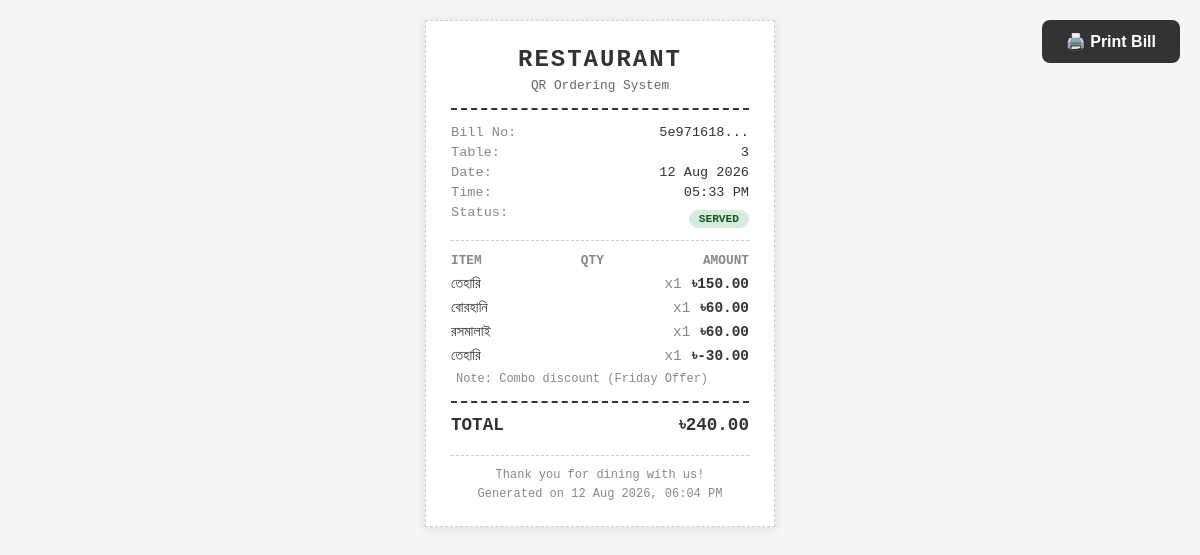
/admin/orders/5e971618-3b39-4627-82c0-1822806d53f4/bill (signed in), run on the app's committed database.
### app/models/table.py (models this page shows, shortened)
class Table(db.Model):
    __tablename__ = "tables"
    id = db.Column(db.Integer, primary_key=True)
    table_number = db.Column(db.Integer, unique=True, nullable=False)
    qr_token = db.Column(db.String(64), unique=True, nullable=False, index=True)
    is_active = db.Column(db.Boolean, default=True)
    waiter_called = db.Column(db.Boolean, default=False)
    orders = db.relationship("Order", backref="table", lazy="dynamic")

### app/models/order.py (models this page shows, shortened)
class Order(db.Model):
    __tablename__ = "orders"
    id = db.Column(db.String(36), primary_key=True, default=lambda: str(uuid.uuid4()))
    table_id = db.Column(db.Integer, db.ForeignKey("tables.id"), nullable=False)
    session_token = db.Column(db.String(128), nullable=False)
    status = db.Column(
        db.String(20), nullable=False, default="received"
    )  # received, preparing, served, completed, cancelled
    total_amount = db.Column(db.Float, default=0.0)
    created_at = db.Column(db.DateTime, default=datetime.utcnow)
    updated_at = db.Column(db.DateTime, default=datetime.utcnow, onupdate=datetime.utcnow)
    is_read = db.Column(db.Boolean, server_default='false', default=False)
    items = db.relationship("OrderItem", backref="order", lazy="dynamic", cascade="all, delete-orphan")
    STATUSES = ["received", "preparing", "served", "completed", "cancelled"]

class OrderItem(db.Model):
    __tablename__ = "order_items"
    id = db.Column(db.Integer, primary_key=True)
    order_id = db.Column(db.String(36), db.ForeignKey("orders.id"), nullable=False)
    product_id = db.Column(db.Integer, db.ForeignKey("products.id"), nullable=False)
    quantity = db.Column(db.Integer, nullable=False, default=1)
    unit_price = db.Column(db.Float, nullable=False)
    notes = db.Column(db.Text, default="")
    product = db.relationship("Product", backref="order_items")
    @property
    def subtotal(self):
        return self.unit_price * self.quantity

### app/models/product.py (models this page shows, shortened)
class Product(db.Model):
    __tablename__ = "products"
    id = db.Column(db.Integer, primary_key=True)
    category_id = db.Column(db.Integer, db.ForeignKey("categories.id"), nullable=False)
    name = db.Column(db.String(200), nullable=False)
    description = db.Column(db.Text, default="")
    price = db.Column(db.Float, nullable=False)
    is_available = db.Column(db.Boolean, default=True)
    image_url = db.Column(db.String(500), default="")
    special_offer = db.relationship("SpecialOffer", backref="product", uselist=False)

### app/blueprints/admin/routes.py (the view)
@admin_bp.route("/orders/<order_id>/bill")
@login_required
@admin_required
def bill(order_id):
    order = Order.query.get_or_404(order_id)
    return render_template("admin/bill.html", order=order)

### app/blueprints/admin/routes.py (called while the page is built)
def admin_required(f):
    @wraps(f)
    def decorated_function(*args, **kwargs):
        if not current_user.is_authenticated or current_user.role != "admin":
            abort(403)
        return f(*args, **kwargs)
    return decorated_function

### app/models/staff_user.py (called while the page is built)
@login_manager.user_loader
def load_user(user_id):
    return StaffUser.query.get(int(user_id))

### app/templates/admin/bill.html (shortened to what this page needs)
<!DOCTYPE html>
<html lang="en">
<head>
</head>
<body>
    <button class="print-btn" onclick="window.print()">🖨️ Print Bill</button>
    <div class="bill">
        <div class="header">
            <h1>RESTAURANT</h1>
            <p>QR Ordering System</p>
        </div>
        <div class="info-row">
            <span class="label">Bill No:</span>
            <span>{{ order.id[:8] }}...</span>
        </div>
        <div class="info-row">
            <span class="label">Table:</span>
            <span>{{ order.table.table_number }}</span>
        </div>
        <div class="info-row">
            <span class="label">Date:</span>
            <span>{{ order.created_at.strftime('%d %b %Y') }}</span>
        </div>
        <div class="info-row">
            <span class="label">Time:</span>
            <span>{{ order.created_at.strftime('%I:%M %p') }}</span>
        </div>
        <div class="info-row">
            <span class="label">Status:</span>
            <span class="status-badge status-{{ order.status }}">{{ order.status }}</span>
        </div>
        <div class="divider"></div>
        <div class="items-header">
            <span>Item</span>
            <span>Qty</span>
            <span>Amount</span>
        </div>
        {% for item in order.items %}
        <div class="item">
            <span class="item-name">{{ item.product.name }}</span>
            <span class="item-qty">x{{ item.quantity }}</span>
            <span class="item-price">৳{{ "%.2f"|format(item.subtotal) }}</span>
        </div>
        {% if item.notes %}
        <div style="font-size: 0.75rem; color: #888; margin-bottom: 6px; margin-left: 5px;">
            Note: {{ item.notes }}
        </div>
        {% endif %}
        {% endfor %}
        <div class="total-section">
            <div class="total-row">
                <span>TOTAL</span>
                <span>৳{{ "%.2f"|format(order.total_amount) }}</span>
            </div>
        </div>
        <div class="footer">
            <p>Thank you for dining with us!</p>
            <p style="margin-top: 5px;">Generated on {{ order.updated_at.strftime('%d %b %Y, %I:%M %p') }}</p>
        </div>
    </div>
</body>
</html>

### app/templates/admin/bill.html (style rules this page uses)
* { margin: 0; padding: 0; box-sizing: border-box; }
body { font-family: 'Courier New', monospace; background: #f5f5f5; display: flex; justify-content: center; padding: 20px; }
.bill { background: #fff; width: 350px; padding: 25px; border: 1px dashed #ccc; box-shadow: 0 2px 10px rgba(0,0,0,0.1); }
.header { text-align: center; border-bottom: 2px dashed #333; padding-bottom: 15px; margin-bottom: 15px; }
.header h1 { font-size: 1.5rem; color: #333; letter-spacing: 2px; }
.header p { color: #666; font-size: 0.8rem; margin-top: 5px; }
.info-row { display: flex; justify-content: space-between; font-size: 0.85rem; margin-bottom: 5px; color: #333; }
.info-row .label { color: #888; }
.divider { border-top: 1px dashed #ccc; margin: 12px 0; }
.items-header { display: flex; justify-content: space-between; font-weight: bold; font-size: 0.8rem; color: #888; margin-bottom: 8px; text-transform: uppercase; }
.item { display: flex; justify-content: space-between; align-items: flex-start; margin-bottom: 8px; font-size: 0.9rem; }
.item-name { flex: 1; color: #333; }
.item-qty { color: #888; margin: 0 10px; }
.item-price { font-weight: bold; color: #333; white-space: nowrap; }
.total-section { border-top: 2px dashed #333; margin-top: 15px; padding-top: 12px; }
.total-row { display: flex; justify-content: space-between; font-size: 1.1rem; font-weight: bold; color: #333; }
.footer { text-align: center; margin-top: 20px; font-size: 0.75rem; color: #888; border-top: 1px dashed #ccc; padding-top: 12px; }
.status-badge { display: inline-block; padding: 3px 10px; border-radius: 12px; font-size: 0.7rem; font-weight: bold; text-transform: uppercase; margin-top: 5px; }
.status-served { background: #d4edda; color: #155724; }
.print-btn { position: fixed; top: 20px; right: 20px; background: #333; color: #fff; border: none; padding: 12px 24px; border-radius: 8px; cursor: pointer; font-size: 1rem; font-weight: bold; z-index: 100; transition: background 0.2s; }

### data on the page
Table: table.table_number "3"
Order: created_at "12 Aug 2026", created_at "05:33 PM", status "SERVED", total_amount "240.00", updated_at "12 Aug 2026, 06:04 PM"
OrderItem: product.name "তেহারি", quantity "1", subtotal "150.00"
OrderItem: product.name "বোরহানি", quantity "1", subtotal "60.00"
OrderItem: product.name "রসমালাই", quantity "1", subtotal "60.00"
OrderItem: product.name "তেহারি", quantity "1", subtotal "-30.00", notes "Combo discount (Friday Offer)"

### other printed values
{{ order.id[:8] }} "5e971618"
